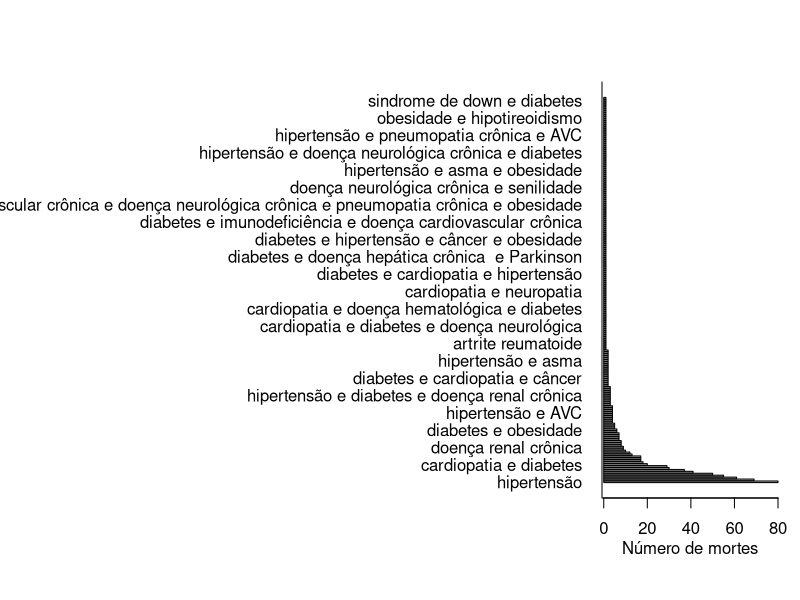

The R source for this figure:
# Instalando biblioteca readxl para importar para o R arquivos com extensão .xls ou .xlsx.
if (!("readxl") %in% installed.packages()) install.packages("readxl")

# Carregando a biblioteca
library(readxl)
covid_19_bauru_mortes <- read_excel("./dados/covid_19_bauru_mortes.xlsx")
comorbidades <- table(covid_19_bauru_mortes$comorbidade)

par(mar=c(5,30,4,1)+.1)
barplot(sort(comorbidades, decreasing=TRUE),
        horiz = TRUE,
        las = 1)
mtext(side = 1, text = "Número de mortes", line = 2)
box(bty = "L")

# Put plotting arrangement back to its original state
par(mfrow = c(1, 1))

